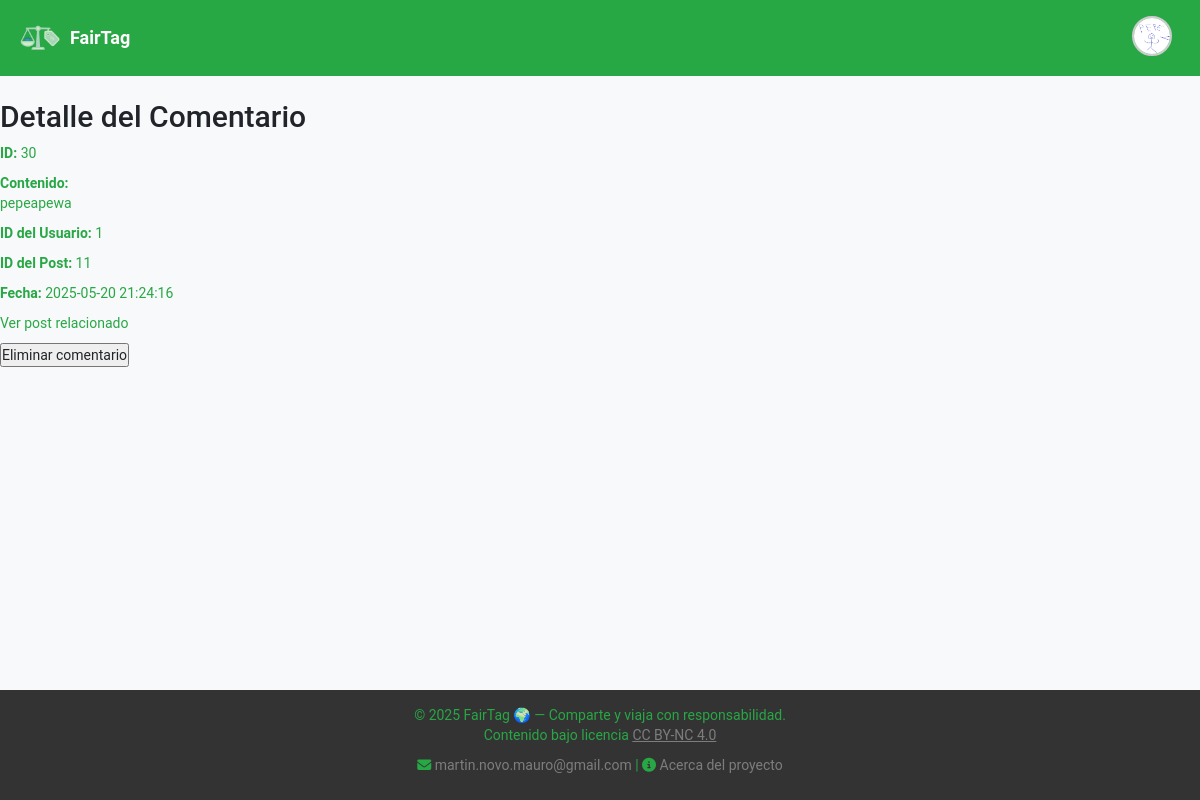
/index.php?c=Comment&a=ver&id=30 (signed in), run on the app's committed database.
### tables this page shows
CREATE TABLE `comments` (
  `id` int NOT NULL,
  `content` text NOT NULL,
  `created_at` datetime NOT NULL,
  `user_id` int NOT NULL,
  `post_id` int NOT NULL
);

### public/index.php (called while the page is built, shortened)
<?php
include_once '../db/db.php';
$accion = isset($_REQUEST['a']) ? $_REQUEST['a'] : 'Index';
$controller = new $controller;
call_user_func( array( $controller, $accion ) );

### db/db.php (called while the page is built)
<?php
class Database {
    public static function connect() {
        $host = 'db';
        $db = 'fairTag';
        $user = 'fairTag';
        $pass = 'password';
        try {
            $pdo = new PDO("mysql:host=$host;dbname=$db", $user, $pass);
            $pdo->setAttribute(PDO::ATTR_ERRMODE, PDO::ERRMODE_EXCEPTION);
            return $pdo;
        } catch (PDOException $e) {
            die("Conexión fallida: " . $e->getMessage());
        }
    }
}

### model/commentDAO.php (called while the page is built, shortened)
<?php
require_once 'entidades/Comment.php';
class CommentDAO {
    private $pdo;
    public function __construct() {
        try {
            $this->pdo = Database::connect();
        } catch (Exception $e) {
            die($e->getMessage());
        }
    }
    public function obtenerPorId(int $id) {
        $stmt = $this->pdo->prepare("SELECT * FROM comments WHERE id = ?");
        $stmt->execute([$id]);
        $data = $stmt->fetch(PDO::FETCH_ASSOC);
        if ($data) {
            $comment = new Comment();
            $comment->setId($data['id']);
            $comment->setContent($data['content']);
            $comment->setCreatedAt($data['created_at']);
            $comment->setUserId($data['user_id']);
            $comment->setPostId($data['post_id']);
            return $comment;
        }
        return null;
    }
}

### model/entidades/comment.php (called while the page is built)
<?php
class Comment {
    private int $id;
    private string $content;
    private string $created_at;
    private int $user_id;
    private int $post_id;
    public function getId() {
        return $this->id;
    }
    public function setId($id) {
        $this->id = $id;
    }
    public function getContent() {
        return $this->content;
    }
    public function setContent($content) {
        $this->content = $content;
    }
    public function getCreatedAt() {
        return $this->created_at;
    }
    public function setCreatedAt($created_at) {
        $this->created_at = $created_at;
    }
    public function getUserId() {
        return $this->user_id;
    }
    public function setUserId($user_id) {
        $this->user_id = $user_id;
    }
    public function getPostId() {
        return $this->post_id;
    }
    public function setPostId($post_id) {
        $this->post_id = $post_id;
    }
}

### view/comment/ver.php (the view, shortened to what this page needs)
<h2>Detalle del Comentario</h2>
<?php if ($comment): ?>
    <p><strong>ID:</strong> <?= htmlspecialchars($comment->getId()) ?></p>
    <p><strong>Contenido:</strong><br><?= nl2br(htmlspecialchars($comment->getContent())) ?></p>
    <p><strong>ID del Usuario:</strong> <?= htmlspecialchars($comment->getUserId()) ?></p>
    <p><strong>ID del Post:</strong> <?= htmlspecialchars($comment->getPostId()) ?></p>
    <p><strong>Fecha:</strong> <?= htmlspecialchars($comment->getCreatedAt()) ?></p>
    <p>
        <a href="index.php?c=Post&a=ver&id=<?= $comment->getPostId() ?>">Ver post relacionado</a>
    </p>
    <?php if (
        isset($_SESSION['user_id']) && ($_SESSION['user_id'] == $comment->getUserId() || $_SESSION['rol_id'] == '2')
    ): ?>
        <form id="delete-comment-form" action="index.php?c=Comment&a=eliminar" method="POST">
            <button type="button" id="delete-comment-btn">Eliminar comentario</button>
        </form>
    <?php endif; ?>
<?php else: ?>
    <p>Comentario no encontrado.</p>
<?php endif; ?>

### public/css/base/_variables.css (style rules this page uses)
:root { --verde-principal: #28a745; --verde-claro: #8fd19e; --verde-oscuro: #1e7e34; --gris-claro: #f8f9fa; --gris-oscuro: #495057; --blanco: #ffffff; --negro: #212529; }

### public/css/base/_typography.css (style rules this page uses)
body { font-family: 'Roboto', sans-serif; background-color: var(--gris-claro); color: var(--negro); height: 100%; }
p { color: var(--verde-principal); }

### public/css/base/_links.css (style rules this page uses)
a { color: var(--verde-principal); text-decoration: none; }

### data on the page
comments: id "30", content "pepeapewa", user "1", post "11", created_at "2025-05-20 21:24:16"
